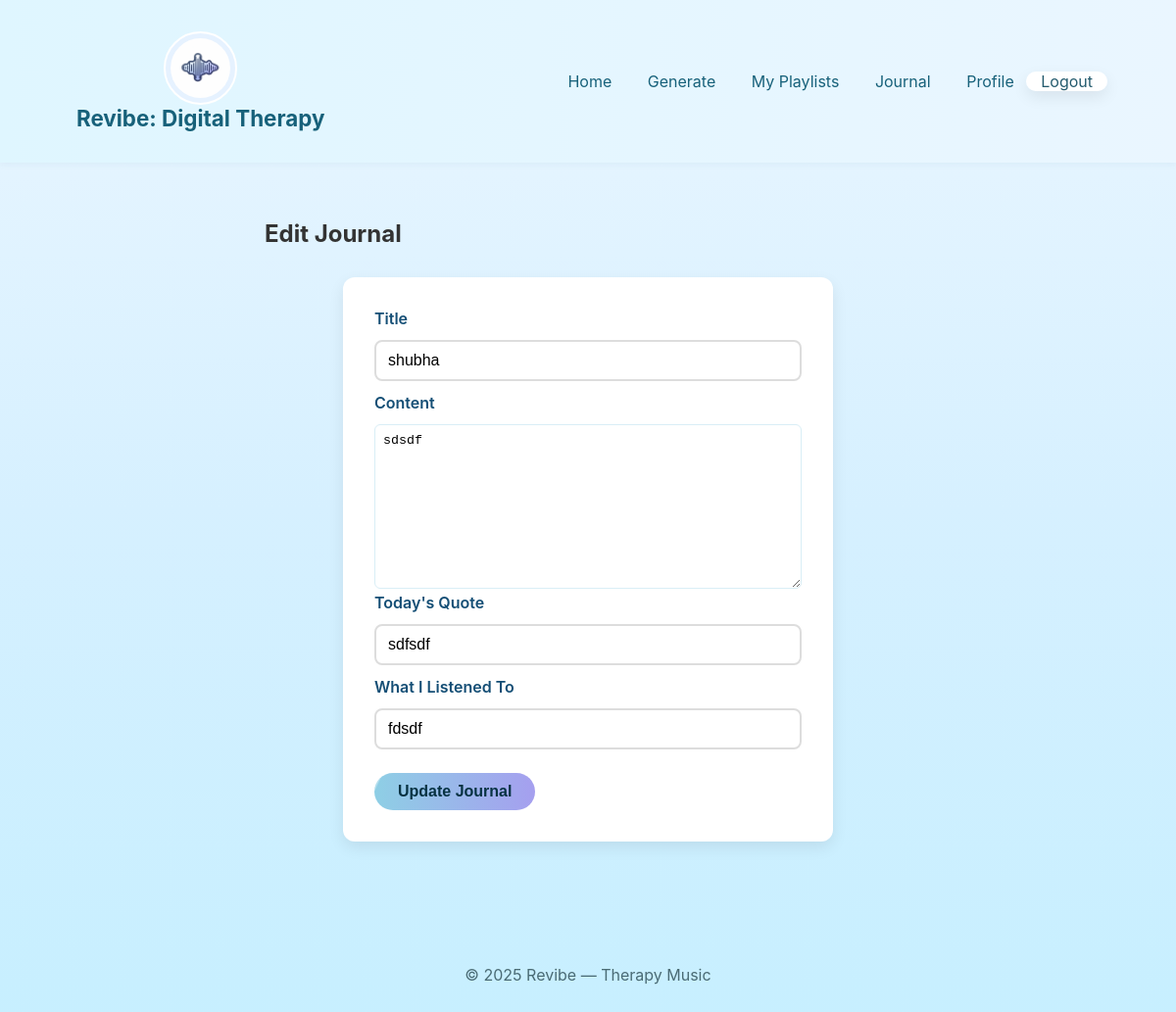
/journal/7/edit/ (signed in), run on the app's committed database.
### revibe_app/models.py (models this page shows, shortened)
class Journal(models.Model):
    user = models.ForeignKey(User, on_delete=models.CASCADE, related_name='journals')
    title = models.CharField(max_length=200)
    content = models.TextField()
    quote = models.CharField(max_length=255, blank=True, null=True)        # 🆕 Added line
    listened_to = models.CharField(max_length=255, blank=True, null=True)  # 🆕 Added line
    created_at = models.DateTimeField(auto_now_add=True)

### revibe_app/views.py (the view)
# urls.py: path('journal/<int:pk>/edit/', views.journal_edit, name='journal_edit'),
@login_required
def journal_edit(request, pk):
    journal = get_object_or_404(Journal, pk=pk, user=request.user)
    if request.method == 'POST':
        form = JournalForm(request.POST, instance=journal)
        if form.is_valid():
            form.save()
            messages.success(request, 'Journal updated successfully!')
            return redirect('users_journals')
    else:
        form = JournalForm(instance=journal)
    return render(request, 'revibe_app/journal_edit.html', {'form': form})

### revibe_app/forms.py
class JournalForm(forms.ModelForm):
    class Meta:
        model = Journal
        fields = ['title', 'content', 'quote', 'listened_to']  # 🆕 Added fields

### revibe_app/templates/revibe_app/journal_edit.html (shortened to what this page needs)
{% extends 'revibe_app/base.html' %}
{% block content %}
<div class="container mt-5" style="max-width: 700px;">
    <h2 class="text-center mb-4">Edit Journal</h2>
    <form method="POST">
        <div class="form-group mb-3">
            <label for="title">Title</label>
            {{ form.title }}
        </div>
        <div class="form-group mb-3">
            <label for="content">Content</label>
            {{ form.content }}
        </div>
        <div class="form-group mb-3">
            <label for="quote">Today's Quote</label>
            {{ form.quote }}
        </div>
        <div class="form-group mb-4">
            <label for="listened_to">What I Listened To</label>
            {{ form.listened_to }}
        </div>
        <button type="submit" class="btn btn-success w-100">Update Journal</button>
    </form>
</div>
{% endblock %}

### revibe_app/static/revibe_app/css/style.css (style rules this page uses)
* { box-sizing:border-box;margin:0;padding:0 }
body { font-family:Inter, 'Segoe UI', Arial, sans-serif;background:linear-gradient(180deg, #EAF6FF, #D6F0FF, #C7EFFF);color:#333;min-height:100vh }
.container { max-width:1100px;margin:0 auto;padding:20px }
.btn { display: inline-block;background: linear-gradient(90deg,#8ECFE5,#A59FEF);color:#063242;padding:8px 20px;border-radius:20px;border:none;font-weight:600;text-align: center; margin:12px auto 0; width:auto;cursor:pointer }
form input[type=text], form input[type=number], form select, form textarea { width:100%;padding:8px;border-radius:6px;border:1px solid #d9eef6;margin-top:6px }
form { background: #fff; padding: 32px; border-radius: 12px; box-shadow: 0 6px 16px rgba(0,0,0,0.08); max-width: 500px; margin: 30px auto; }
form label { display: block; font-weight: 600; margin-bottom: 6px; color: #144e75; }
form input[type="text"], form input[type="email"], form input[type="password"] { width: 100%; padding: 10px 12px; border: 2px solid #ddd; border-radius: 8px; font-size: 1rem; margin-bottom: 12px; transition: border-color 0.3s ease; }
form button, form input[type="submit"] { background: linear-gradient(90deg, #48c6ef, #6f86d6); border: none; color: #fff; padding: 10px 18px; border-radius: 8px; font-size: 1rem; cursor: pointer; transition: transform 0.2s ease, box-shadow 0.2s ease; }
.btn { display: inline-block; background: linear-gradient(90deg, #8ECFE5, #A59FEF); color: #063242; padding: 10px 24px; border-radius: 30px; border: none; font-weight: 600; text-align: center; margin: 12px auto 0; cursor: pointer; position: relative; overflow: hidden; transition: transform 0.3s ease; }
.btn::after { content: ""; position: absolute; top: 0; left: -150%; width: 150%; height: 100%; background: rgba(255, 255, 255, 0.3); transform: skewX(-25deg); transition: left 0.6s ease; }

### data on the page
Journal: title "shubha", content "sdsdf", quote "sdfsdf", listened_to "fdsdf"
